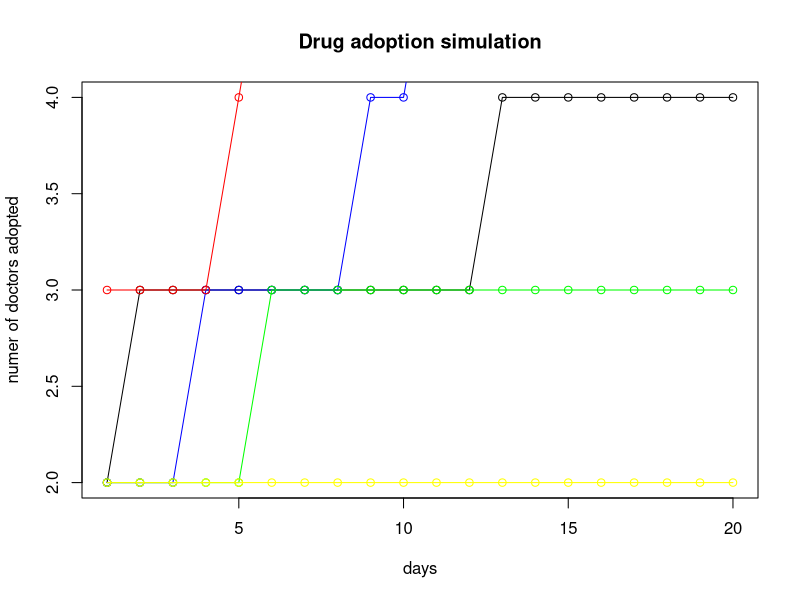

Here is the R script that generated this plot:
# Homework 6
# Stat 133, Lec 2, Spring 2015
# Due : Friday March 20th by 5 pm

# Review the slides on simulations for this assignment.

# Consider the following model on use of a new drug:
# We have a population of doctors, population size : <n.doctors>
# Every doctor has either adopted the use of a new drug, or not (0/1 status)
# Now write a function that runs a simulation for a period of :
# <n.days> where
# - every day exactly two _random_ doctors meet
# - if one has adopted but the other one has not then the
#   holdout adopts the use of the drug with probability p
# Return a matrix that shows for each day which doctors have adopted
# the use of the drug.

# Input varibles are
# <n.days> : the number of days the simulation should be run for
# <n.doctors> : total number of doctors 
# <initial.doctors> : a 0/1 vector of length <n.doctors>, 1 for adopters
# <p> : the probability that the non-adopter adopts the drug.

# Ouput variable
# <has_adopted> : matrix with <n.doctors> rows and <n.days> columns
#                 i.e. one row for each doctor
#                 the entries are 0 for days where the doctor is a
#                 non-adopter, else 1 (so once a row turns to 1 it stays as 1).

sim.doctors <- function(initial.doctors, n.doctors, n.days, p){

  # Set up the output variable, define it as a matrix then use initial.doctors
  # to set the first column (day)

  # Run a simulation for <n.days> (use a for loop).  In the loop:
  # 1) pick two random doctors
  # 2) check if one has adopted the other hasn't
  # 3) convert the non-adopter with probability p

  # return the output
  initial.doctors = matrix(c(initial.doctors), nrow = n.doctors, ncol = 1)
  has_adopted <- matrix(nrow = n.doctors, ncol = n.days - 1, 0)
  has_adopted <- cbind(initial.doctors, has_adopted)
  for(j in 1:n.doctors) {
    if(has_adopted[j, 1] == 1) {
      for(k in 1:n.days) {
        has_adopted[j, k] = 1
      }
    }
  }
  for(i in 1:n.days) {
    random <- sample(1:n.doctors, 2)
    if(has_adopted[random[1], i] == 0 && has_adopted[random[2], i] == 1) {
      toChange <- sample(1:2, size = 1, prob = c(p, 1-p))
      if(toChange ==  1) {
        for(x in i:n.days) {
          has_adopted[random[1], x] = 1
        }
      }
    } else if(has_adopted[random[1], i] == 1 && has_adopted[random[2], i] == 0) {
      toChange <- sample(1:2, size = 1, prob = c(p, 1-p))
      if(toChange ==  1) {
        for(x in i:n.days) {
          has_adopted[random[2], x] = 1
        }
      }
    }
  }
  
  return(has_adopted)

}

# When you test your function you have to generate <initial.doctors> and
# pick values for the other input parameters.

set.seed(42)

count.doctors <- function(end.matrix) {
  perday <- vector()
  for(i in 1:ncol(end.matrix)) {
    tempSum = 0
    for(j in 1:nrow(end.matrix)) {
      if(end.matrix[j,i] == 1) {
        tempSum <- tempSum + 1
      }
    }
    perday <- c(perday, tempSum)
  }
  return(perday)
}

# Generate a value for <initial.doctors> that has 10% 1s and 90% 0s.
# Run your function for at least 5 different values of <p> and plot
# on x-axis: days,
# on y-axis : the number of doctors that have already adopted the drug, on that day
# Put all 5 lines in one figure (e.g. use first plot() then lines() for the subsequent lines)
initDoctors = c(1, rep(0, 9), 1, rep(0, 9))
first.sim <- sim.doctors(initDoctors, 20, 20, 1)
initDoctors = c(1, rep(0, 9), 1, rep(0, 9))
second.sim <- sim.doctors(initDoctors, 20, 20, 0.8)
initDoctors = c(1, rep(0, 9), 1, rep(0, 9))
third.sim <- sim.doctors(initDoctors, 20, 20, 0.5)
initDoctors = c(1, rep(0, 9), 1, rep(0, 9))
fourth.sim <- sim.doctors(initDoctors, 20, 20, 0.3)
initDoctors = c(1, rep(0, 9), 1, rep(0, 9))
fifth.sim <- sim.doctors(initDoctors, 20, 20, 0.1)

plot(count.doctors(first.sim), type = "o", xlab = "days", ylab = "numer of doctors adopted", main = "Drug adoption simulation")
lines(count.doctors(second.sim), type = "o", col = "blue")
lines(count.doctors(third.sim), type = "o", col = "red")
lines(count.doctors(fourth.sim), type = "o", col = "green")
lines(count.doctors(fifth.sim), type = "o", col = "yellow")
